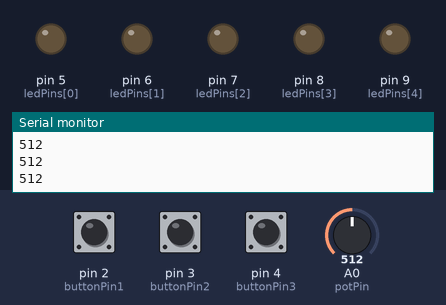
This sketch was run on a simulated Arduino Uno, built with avr-gcc and run on an emulated ATmega328P. Parts: output pins drawn as LEDs (lit = HIGH), the last lines printed to the serial monitor. Inputs (shaded band) come from the test bench; at power-on: pin 2 (buttonPin1) HIGH, pin 3 (buttonPin2) HIGH, pin 4 (buttonPin3) HIGH, A0 (potPin) = 512.

Above: at 1.2 s.
1.3 s: pin 2 (buttonPin1) pulled LOW for 0.15 s
At 1.7 s:
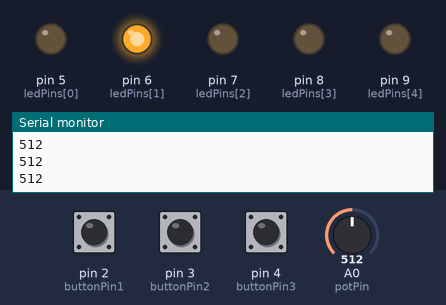
4.4 s: pin 3 (buttonPin2) pulled LOW for 0.15 s
At 4.8 s:
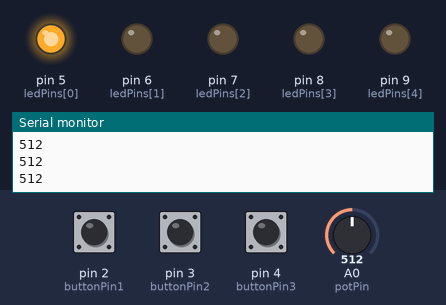
7.4 s: pin 4 (buttonPin3) pulled LOW for 0.15 s
At 7.8 s:
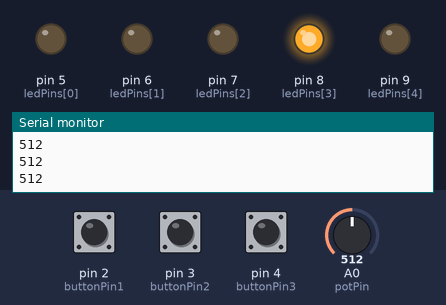
10.5 s: pin 4 (buttonPin3) pulled LOW for 1 s
At 11.4 s:
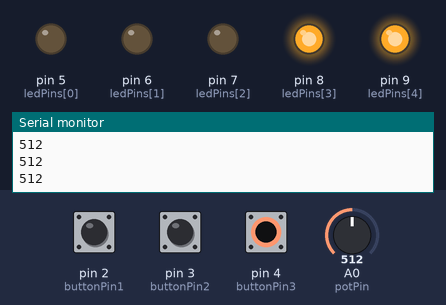
14.5 s: pin 4 (buttonPin3) pulled LOW for 3.2 s
At 15.9 s:
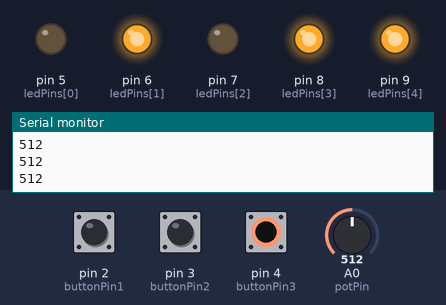
Timing chart, 0 to 18.5 s (numbered marks = the images above; inputs shaded):
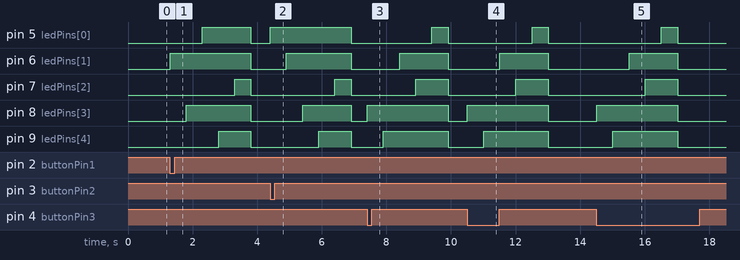

Measured:
- after the input at 1.3 s, pin 5 (ledPins[0]): LOW → HIGH after 1.0 s, → LOW 1.5 s later; pin 6 (ledPins[1]): LOW → HIGH at once, → LOW 2.5 s later; pin 7 (ledPins[2]): LOW → HIGH after 2.0 s, → LOW 0.50 s later; pin 8 (ledPins[3]): LOW → HIGH after 0.50 s, → LOW 2.0 s later; pin 9 (ledPins[4]): LOW → HIGH after 1.5 s, → LOW 1.0 s later
- after the input at 4.4 s, pin 5 (ledPins[0]): LOW → HIGH at once, → LOW 2.5 s later; pin 6 (ledPins[1]): LOW → HIGH after 0.51 s, → LOW 2.0 s later; pin 7 (ledPins[2]): LOW → HIGH after 2.0 s, → LOW 0.50 s later; pin 8 (ledPins[3]): LOW → HIGH after 1.0 s, → LOW 1.5 s later; pin 9 (ledPins[4]): LOW → HIGH after 1.5 s, → LOW 1.0 s later
- after the input at 7.4 s, pin 5 (ledPins[0]): LOW → HIGH after 2.0 s, → LOW 0.50 s later; pin 6 (ledPins[1]): LOW → HIGH after 1.0 s, → LOW 1.5 s later; pin 7 (ledPins[2]): LOW → HIGH after 1.5 s, → LOW 1.0 s later; pin 8 (ledPins[3]): LOW → HIGH at once, → LOW 2.5 s later; pin 9 (ledPins[4]): LOW → HIGH after 0.51 s, → LOW 2.0 s later
- after the input at 10.5 s, pin 5 (ledPins[0]): LOW → HIGH after 2.0 s, → LOW 0.50 s later; pin 6 (ledPins[1]): LOW → HIGH after 1.0 s, → LOW 1.5 s later; pin 7 (ledPins[2]): LOW → HIGH after 1.5 s, → LOW 1.0 s later; pin 8 (ledPins[3]): LOW → HIGH at once, → LOW 2.5 s later; pin 9 (ledPins[4]): LOW → HIGH after 0.51 s, → LOW 2.0 s later
- after the input at 14.5 s, pin 5 (ledPins[0]): LOW → HIGH after 2.0 s, → LOW 0.50 s later; pin 6 (ledPins[1]): LOW → HIGH after 1.0 s, → LOW 1.5 s later; pin 7 (ledPins[2]): LOW → HIGH after 1.5 s, → LOW 1.0 s later; pin 8 (ledPins[3]): LOW → HIGH at once, → LOW 2.5 s later; pin 9 (ledPins[4]): LOW → HIGH after 0.52 s, → LOW 2.0 s later

The sketch:

laboratorio7.ino
```cpp
const int ledPins[] = {5, 6, 7, 8, 9}; // Pins de los LEDs
const int buttonPin1 = 2;
const int buttonPin2 = 3;
const int buttonPin3 = 4;
const int potPin = A0;

bool button1State = HIGH;
bool button2State = HIGH;
bool button3State = HIGH;
unsigned long lastDebounceTime1 = 0;
unsigned long lastDebounceTime2 = 0;
unsigned long lastDebounceTime3 = 0;
unsigned long debounceDelay = 50;

void setup() {
  for (int i = 0; i < 5; i++) {
    pinMode(ledPins[i], OUTPUT);
  }
  pinMode(buttonPin1, INPUT_PULLUP);
  pinMode(buttonPin2, INPUT_PULLUP);
  pinMode(buttonPin3, INPUT_PULLUP);
  Serial.begin(9600);
}

void loop() {
  // Leer el estado de los botones con eliminación de rebotes
  int reading1 = digitalRead(buttonPin1);
  int reading2 = digitalRead(buttonPin2);
  int reading3 = digitalRead(buttonPin3);

  if ((millis() - lastDebounceTime1) > debounceDelay) {
    if (reading1 != button1State) {
      lastDebounceTime1 = millis(); // Actualizar el tiempo de rebote aquí
      button1State = reading1;

      if (button1State == LOW) {
        digitalWrite(ledPins[1], HIGH); // Hijo izquierdo
        delay(500);
        digitalWrite(ledPins[3], HIGH); // Nieto izquierdo
        delay(500);
        digitalWrite(ledPins[0], HIGH); // Raíz
        delay(500);
        digitalWrite(ledPins[4], HIGH); // Nieto derecho
        delay(500);
        digitalWrite(ledPins[2], HIGH); // Hijo derecho
        delay(500);
        // Apagar todos los LEDs
        for (int i = 0; i < 5; i++) {
          digitalWrite(ledPins[i], LOW);
        }
        Serial.println("Botón 1 presionado");
      }
    }
  }

  if ((millis() - lastDebounceTime2) > debounceDelay) {
    if (reading2 != button2State) {
      lastDebounceTime2 = millis(); // Actualizar el tiempo de rebote aquí
      button2State = reading2;

      if (button2State == LOW) {
        digitalWrite(ledPins[0], HIGH); // Raíz
        delay(500);
        digitalWrite(ledPins[1], HIGH); // Hijo izquierdo
        delay(500);
        digitalWrite(ledPins[3], HIGH); // Hijo derecho
        delay(500);
        digitalWrite(ledPins[4], HIGH); // Nieto izquierdo
        delay(500);
        digitalWrite(ledPins[2], HIGH); // Nieto derecho
        delay(500);
        // Apagar todos los LEDs
        for (int i = 0; i < 5; i++) {
          digitalWrite(ledPins[i], LOW);
        }
        Serial.println("Botón 2 presionado");
      }
    }
  }

  if ((millis() - lastDebounceTime3) > debounceDelay) {
    if (reading3 != button3State) {
      lastDebounceTime3 = millis(); // Actualizar el tiempo de rebote aquí
      button3State = reading3;

      if (button3State == LOW) {
        digitalWrite(ledPins[3], HIGH); // Nieto izquierdo
        delay(500);
        digitalWrite(ledPins[4], HIGH); // Nieto derecho
        delay(500);
        digitalWrite(ledPins[1], HIGH); // Hijo izquierdo
        delay(500);
        digitalWrite(ledPins[2], HIGH); // Hijo derecho
        delay(500);
        digitalWrite(ledPins[0], HIGH); // Raíz
        delay(500);
        // Apagar todos los LEDs
        for (int i = 0; i < 5; i++) {
          digitalWrite(ledPins[i], LOW);
        }
        Serial.println("Botón 3 presionado");
      }
    }
  }

  button1State = reading1;
  button2State = reading2;
  button3State = reading3;

  // Leer el valor del potenciómetro
  int potValue = analogRead(potPin);
  Serial.println(potValue);
  delay(100);  // Ajusta el retardo según sea necesario
}
```
